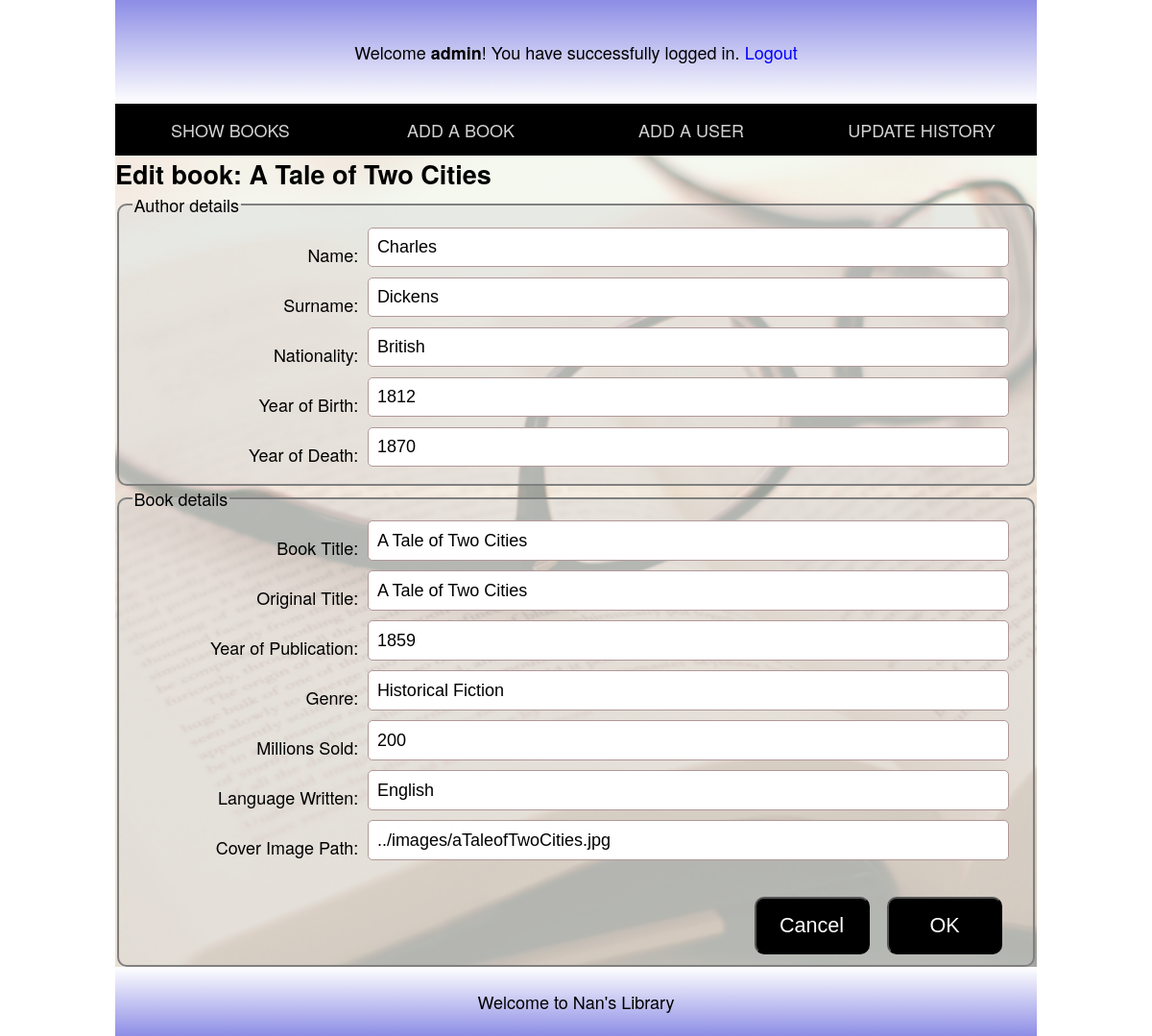
Screenshot of /view/pages/adminBookCentral.php?link=editbook&BookID=2 (signed in) with the database file from the repository.
### tables this page shows
CREATE TABLE `book` (
  `BookID` int(10) UNSIGNED NOT NULL,
  `BookTitle` varchar(255) NOT NULL,
  `OriginalTitle` varchar(255) DEFAULT NULL,
  `YearofPublication` int(4) NOT NULL DEFAULT '0',
  `Genre` varchar(30) NOT NULL,
  `MillionsSold` int(10) UNSIGNED NOT NULL,
  `LanguageWritten` varchar(30) NOT NULL,
  `AuthorID` int(10) UNSIGNED NOT NULL,
  `coverImagePath` varchar(255) NOT NULL
);

CREATE TABLE `author` (
  `AuthorID` int(10) UNSIGNED NOT NULL,
  `Name` varchar(30) NOT NULL,
  `Surname` varchar(30) NOT NULL,
  `Nationality` varchar(30) NOT NULL,
  `BirthYear` int(4) UNSIGNED NOT NULL,
  `DeathYear` int(4) UNSIGNED DEFAULT NULL
);

### view/pages/editBookForm.php (the view, shortened to what this page needs)
<?php
$sql = "SELECT * FROM author INNER JOIN book ON author.AuthorID = book.AuthorID WHERE book.BookID = '{$_GET['BookID']}'";
$stmt = $conn->prepare($sql);
$stmt->execute();
$result = $stmt->fetch(PDO::FETCH_ASSOC);
?>
<div class="bigholder">
	<h1>Edit book: <?php echo $result['BookTitle'] ?></h1>
	<form action="../../controller/pdoEditBook.php"  method="post">
		<fieldset>
			<legend>Author details</legend>
			<label>Name:</label>
			<input type="text" name=name $pattern="[A-Za-z._%+-]{2,128}" value="<?php echo $result['Name'] ?>" required><br><br>
			<label>Surname:</label>
			<input type="text" name=surname pattern="[A-Za-z._%+-]{2,128}" value="<?php echo $result['Surname'] ?>" required><br><br>
			<label>Nationality:</label>
			<input type="text" name=nationality pattern="[A-Za-z]{2,128}" value="<?php echo $result['Nationality'] ?>" required><br><br>
			<label>Year of Birth:</label>
			<input type="text" name=yob size="4" maxlength="4" value="<?php echo $result['BirthYear'] ?>" required><br><br>
			<label>Year of Death:</label>
			<input type="text" name=yod size="4" maxlength="4" value="<?php echo $result['DeathYear'] ?>"><br><br>
		</fieldset>
		<fieldset>
			<legend>Book details</legend>
			<label>Book Title:</label>
			<input type="text" name=bt minlength="1" value="<?php echo $result['BookTitle'] ?>" required><br><br>
			<label>Original Title:</label>
			<input type="text" name=ot minlength="1" value="<?php echo $result['OriginalTitle'] ?>" required><br><br>
			<label>Year of Publication:</label>
			<input type="text" name=yop size="4" maxlength="4" value="<?php echo $result['YearofPublication'] ?>" required><br><br>
			<label>Genre:</label>
			<input type="text" name=genre maxlength="50" pattern="[A-Za-z]{1,50}" value="<?php echo $result['Genre'] ?>" required><br><br>
			<label>Millions Sold:</label>
			<input type="text" name=sold size="4" maxlength="4" value="<?php echo $result['MillionsSold'] ?>" required><br><br>
			<label>Language Written:</label>
			<input type="text" name=lan maxlength="50" value="<?php echo $result['LanguageWritten'] ?>" required><br><br>
			<label>Cover Image Path:</label>
			<input type="text" name=cip maxlength="255" value="<?php echo $result['coverImagePath'] ?>" required><br><br>
			<div class="buttons">
				<input type="submit" value="OK">
				<input type="button" onclick="location.href='?link=showbooks';" value="Cancel" />
			</div>
		</fieldset>
	</form>
</div>

### view/css/resCSS.css (style rules this page uses)
html, body, div, span, header, section, nav, article, aside, footer, p, h1, h2, h3, h4 { border:0; margin:0;padding:0; }
html { font-family:Gotham, "Helvetica Neue", Helvetica, Arial, sans-serif; font-size:18px; }
.bigholder { width:100%; height:auto; float:left; }
fieldset { box-sizing: border-box; border: 2px solid gray; border-radius: 10px; min-height: 300px; background-color: rgba(211, 211, 211, 0.4); }
label { width:25%; float:left; text-align:right; padding-top:15px; margin:0.5%; font-size:1em; }
input[type="text"],input[type="email"], input[type="password"] { width:70%; float:left; padding:1%; margin:0.5%; font-size:1em; border:1px solid #B19898; border-radius:5px; }
input[type="submit"], input[type='button'] { float:right; padding:15px; font-size:1.2em; border-radius: 10px; min-width:120px; background-color:black; color:white; margin-top:1.5em; margin-right: 2%; transition: 0.5s }
.buttons { position: relative; width: 100%; }

### rows the page displays
book: BookTitle "A Tale of Two Cities", name "Charles", surname "Dickens", nationality "British", yob "1812", yod "1870", bt "A Tale of Two Cities", ot "A Tale of Two Cities", yop "1859", genre "Historical Fiction", sold "200", lan "English", cip "../images/aTaleofTwoCities.jpg"

### other values shown
$_SESSION['login'] "admin"
